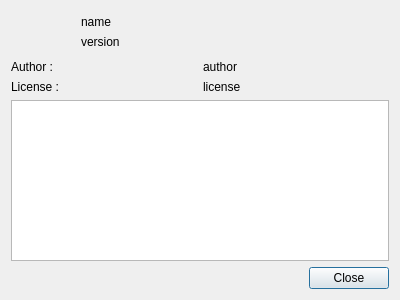
<?xml version="1.0" encoding="UTF-8"?>
<ui version="4.0">
 <class>PluginAbout</class>
 <widget class="QDialog" name="PluginAbout">
  <property name="geometry">
   <rect>
    <x>0</x>
    <y>0</y>
    <width>400</width>
    <height>300</height>
   </rect>
  </property>
  <property name="windowTitle">
   <string>About Plugin</string>
  </property>
  <layout class="QVBoxLayout" name="verticalLayout_2">
   <item>
    <layout class="QHBoxLayout" name="horizontalLayout">
     <item>
      <widget class="QLabel" name="lIcon">
       <property name="maximumSize">
        <size>
         <width>64</width>
         <height>64</height>
        </size>
       </property>
       <property name="text">
        <string/>
       </property>
       <property name="pixmap">
        <pixmap resource="../ressources.qrc">:/pyscript/pyscript.png</pixmap>
       </property>
       <property name="scaledContents">
        <bool>true</bool>
       </property>
      </widget>
     </item>
     <item>
      <layout class="QVBoxLayout" name="verticalLayout">
       <item>
        <spacer name="verticalSpacer_2">
         <property name="orientation">
          <enum>Qt::Vertical</enum>
         </property>
         <property name="sizeHint" stdset="0">
          <size>
           <width>20</width>
           <height>20</height>
          </size>
         </property>
        </spacer>
       </item>
       <item>
        <widget class="QLabel" name="lName">
         <property name="text">
          <string notr="true">name</string>
         </property>
        </widget>
       </item>
       <item>
        <widget class="QLabel" name="lVersion">
         <property name="text">
          <string notr="true">version</string>
         </property>
        </widget>
       </item>
       <item>
        <spacer name="verticalSpacer">
         <property name="orientation">
          <enum>Qt::Vertical</enum>
         </property>
         <property name="sizeHint" stdset="0">
          <size>
           <width>20</width>
           <height>20</height>
          </size>
         </property>
        </spacer>
       </item>
      </layout>
     </item>
    </layout>
   </item>
   <item>
    <layout class="QHBoxLayout" name="horizontalLayout_2">
     <item>
      <widget class="QLabel" name="labelAuthor">
       <property name="text">
        <string>Author : </string>
       </property>
       <property name="scaledContents">
        <bool>true</bool>
       </property>
      </widget>
     </item>
     <item>
      <widget class="QLabel" name="lAuthor">
       <property name="text">
        <string notr="true">author</string>
       </property>
       <property name="scaledContents">
        <bool>true</bool>
       </property>
      </widget>
     </item>
    </layout>
   </item>
   <item>
    <layout class="QHBoxLayout" name="horizontalLayout_3">
     <item>
      <widget class="QLabel" name="labelLicense">
       <property name="text">
        <string>License : </string>
       </property>
       <property name="scaledContents">
        <bool>true</bool>
       </property>
      </widget>
     </item>
     <item>
      <widget class="QLabel" name="lLicense">
       <property name="text">
        <string notr="true">license</string>
       </property>
       <property name="scaledContents">
        <bool>true</bool>
       </property>
      </widget>
     </item>
    </layout>
   </item>
   <item>
    <widget class="QTextBrowser" name="description">
     <property name="documentTitle">
      <string notr="true"/>
     </property>
    </widget>
   </item>
   <item>
    <widget class="QDialogButtonBox" name="buttonBox">
     <property name="orientation">
      <enum>Qt::Horizontal</enum>
     </property>
     <property name="standardButtons">
      <set>QDialogButtonBox::Close</set>
     </property>
    </widget>
   </item>
  </layout>
 </widget>
 <resources>
  <include location="../ressources.qrc"/>
 </resources>
 <connections>
  <connection>
   <sender>buttonBox</sender>
   <signal>accepted()</signal>
   <receiver>PluginAbout</receiver>
   <slot>accept()</slot>
   <hints>
    <hint type="sourcelabel">
     <x>248</x>
     <y>254</y>
    </hint>
    <hint type="destinationlabel">
     <x>157</x>
     <y>274</y>
    </hint>
   </hints>
  </connection>
  <connection>
   <sender>buttonBox</sender>
   <signal>rejected()</signal>
   <receiver>PluginAbout</receiver>
   <slot>reject()</slot>
   <hints>
    <hint type="sourcelabel">
     <x>316</x>
     <y>260</y>
    </hint>
    <hint type="destinationlabel">
     <x>286</x>
     <y>274</y>
    </hint>
   </hints>
  </connection>
 </connections>
</ui>
